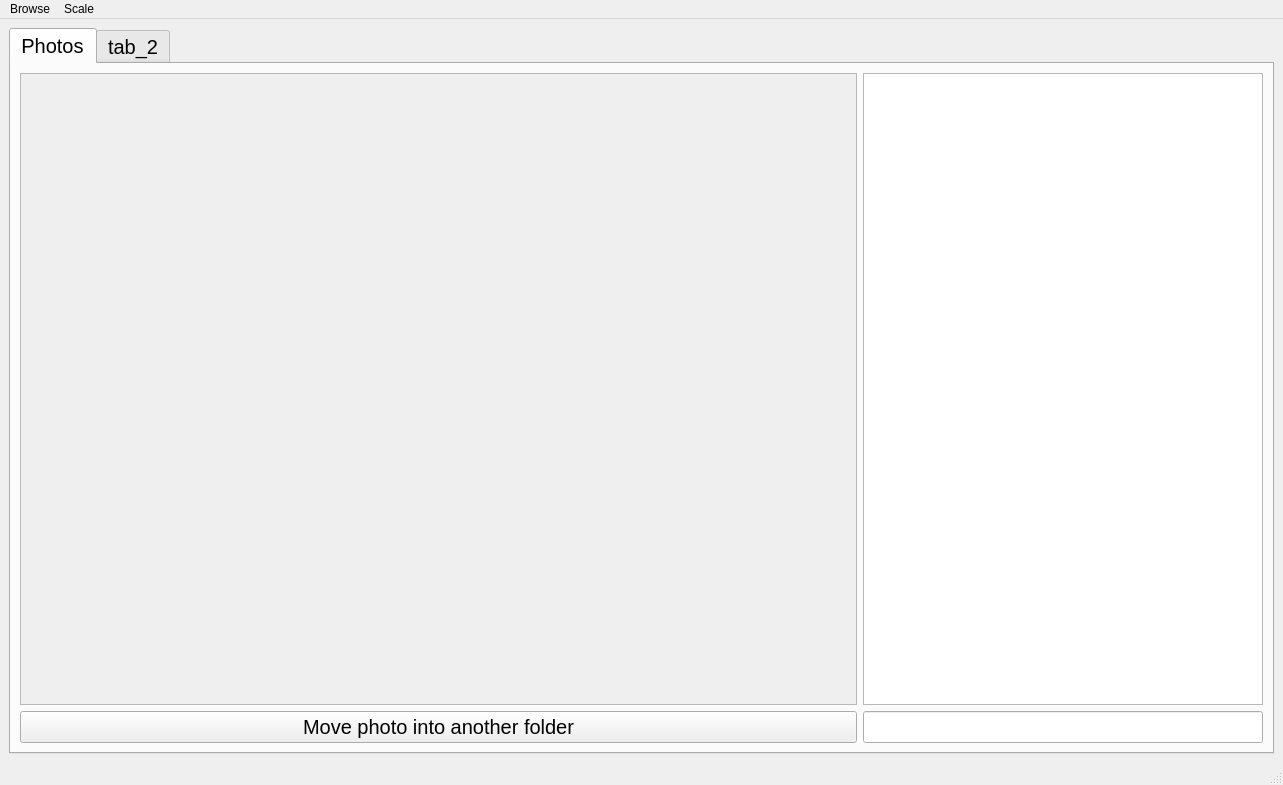
<?xml version="1.0" encoding="UTF-8"?>
<ui version="4.0">
 <class>MainWindow</class>
 <widget class="QMainWindow" name="MainWindow">
  <property name="geometry">
   <rect>
    <x>0</x>
    <y>0</y>
    <width>1283</width>
    <height>785</height>
   </rect>
  </property>
  <property name="sizePolicy">
   <sizepolicy hsizetype="Preferred" vsizetype="Preferred">
    <horstretch>0</horstretch>
    <verstretch>0</verstretch>
   </sizepolicy>
  </property>
  <property name="windowTitle">
   <string>Photo Manager</string>
  </property>
  <property name="windowIcon">
   <iconset>
    <normaloff>../Image_sources/1200px-Picture_icon_BLACK.svg.png</normaloff>../Image_sources/1200px-Picture_icon_BLACK.svg.png</iconset>
  </property>
  <property name="iconSize">
   <size>
    <width>24</width>
    <height>24</height>
   </size>
  </property>
  <widget class="QWidget" name="centralwidget">
   <property name="enabled">
    <bool>true</bool>
   </property>
   <property name="sizePolicy">
    <sizepolicy hsizetype="Preferred" vsizetype="Preferred">
     <horstretch>0</horstretch>
     <verstretch>0</verstretch>
    </sizepolicy>
   </property>
   <layout class="QGridLayout" name="gridLayout">
    <item row="0" column="0">
     <widget class="QTabWidget" name="tabWidget">
      <property name="enabled">
       <bool>true</bool>
      </property>
      <property name="sizePolicy">
       <sizepolicy hsizetype="Preferred" vsizetype="Preferred">
        <horstretch>0</horstretch>
        <verstretch>0</verstretch>
       </sizepolicy>
      </property>
      <property name="minimumSize">
       <size>
        <width>0</width>
        <height>0</height>
       </size>
      </property>
      <property name="sizeIncrement">
       <size>
        <width>0</width>
        <height>0</height>
       </size>
      </property>
      <property name="baseSize">
       <size>
        <width>0</width>
        <height>0</height>
       </size>
      </property>
      <property name="font">
       <font>
        <pointsize>15</pointsize>
        <italic>false</italic>
        <bold>false</bold>
        <underline>false</underline>
        <strikeout>false</strikeout>
        <kerning>true</kerning>
       </font>
      </property>
      <property name="mouseTracking">
       <bool>false</bool>
      </property>
      <property name="tabletTracking">
       <bool>false</bool>
      </property>
      <property name="tabPosition">
       <enum>QTabWidget::North</enum>
      </property>
      <property name="tabShape">
       <enum>QTabWidget::Rounded</enum>
      </property>
      <property name="currentIndex">
       <number>0</number>
      </property>
      <property name="iconSize">
       <size>
        <width>16</width>
        <height>16</height>
       </size>
      </property>
      <property name="elideMode">
       <enum>Qt::ElideNone</enum>
      </property>
      <widget class="QWidget" name="Photos">
       <property name="enabled">
        <bool>true</bool>
       </property>
       <property name="font">
        <font>
         <pointsize>15</pointsize>
         <italic>false</italic>
         <bold>false</bold>
         <underline>false</underline>
         <strikeout>false</strikeout>
         <kerning>true</kerning>
        </font>
       </property>
       <attribute name="title">
        <string>Photos</string>
       </attribute>
       <layout class="QGridLayout" name="gridLayout_2">
        <item row="0" column="1">
         <widget class="QListWidget" name="listWidget">
          <property name="sizePolicy">
           <sizepolicy hsizetype="Minimum" vsizetype="Expanding">
            <horstretch>0</horstretch>
            <verstretch>0</verstretch>
           </sizepolicy>
          </property>
          <property name="minimumSize">
           <size>
            <width>400</width>
            <height>0</height>
           </size>
          </property>
          <property name="maximumSize">
           <size>
            <width>200</width>
            <height>16777215</height>
           </size>
          </property>
         </widget>
        </item>
        <item row="0" column="0">
         <widget class="QScrollArea" name="scrollArea">
          <property name="widgetResizable">
           <bool>true</bool>
          </property>
          <widget class="QWidget" name="scrollAreaWidgetContents">
           <property name="geometry">
            <rect>
             <x>0</x>
             <y>0</y>
             <width>833</width>
             <height>623</height>
            </rect>
           </property>
          </widget>
         </widget>
        </item>
        <item row="1" column="0">
         <widget class="QPushButton" name="pushButton_2">
          <property name="text">
           <string>Move photo into another folder</string>
          </property>
         </widget>
        </item>
        <item row="1" column="1">
         <widget class="QLineEdit" name="lineEdit">
          <property name="minimumSize">
           <size>
            <width>400</width>
            <height>0</height>
           </size>
          </property>
          <property name="maximumSize">
           <size>
            <width>200</width>
            <height>16777215</height>
           </size>
          </property>
         </widget>
        </item>
       </layout>
      </widget>
      <widget class="QWidget" name="tab_2">
       <attribute name="title">
        <string>tab_2</string>
       </attribute>
      </widget>
     </widget>
    </item>
   </layout>
  </widget>
  <widget class="QMenuBar" name="menubar">
   <property name="geometry">
    <rect>
     <x>0</x>
     <y>0</y>
     <width>1283</width>
     <height>22</height>
    </rect>
   </property>
   <widget class="QMenu" name="menuBrowse">
    <property name="title">
     <string>Browse</string>
    </property>
    <addaction name="action_Open_File"/>
    <addaction name="actionSave_File"/>
   </widget>
   <widget class="QMenu" name="menuScale">
    <property name="title">
     <string>Scale</string>
    </property>
    <addaction name="action_Zoom_in"/>
    <addaction name="action_Zoom_out"/>
    <addaction name="action_Original_size"/>
    <addaction name="action_Adjust_the_size"/>
   </widget>
   <addaction name="menuBrowse"/>
   <addaction name="menuScale"/>
  </widget>
  <widget class="QStatusBar" name="statusbar"/>
  <action name="action_Open_File">
   <property name="checkable">
    <bool>false</bool>
   </property>
   <property name="text">
    <string>Open File</string>
   </property>
  </action>
  <action name="action_Zoom_in">
   <property name="text">
    <string>Zoom in</string>
   </property>
   <property name="shortcut">
    <string>Ctrl+=</string>
   </property>
  </action>
  <action name="action_Zoom_out">
   <property name="text">
    <string>Zoom out</string>
   </property>
   <property name="shortcut">
    <string>Ctrl+-</string>
   </property>
  </action>
  <action name="action_Original_size">
   <property name="text">
    <string>Original size</string>
   </property>
  </action>
  <action name="action_Adjust_the_size">
   <property name="text">
    <string>Adjust the size</string>
   </property>
  </action>
  <action name="actionSave_File">
   <property name="text">
    <string>Save File</string>
   </property>
  </action>
 </widget>
 <resources/>
 <connections/>
</ui>
